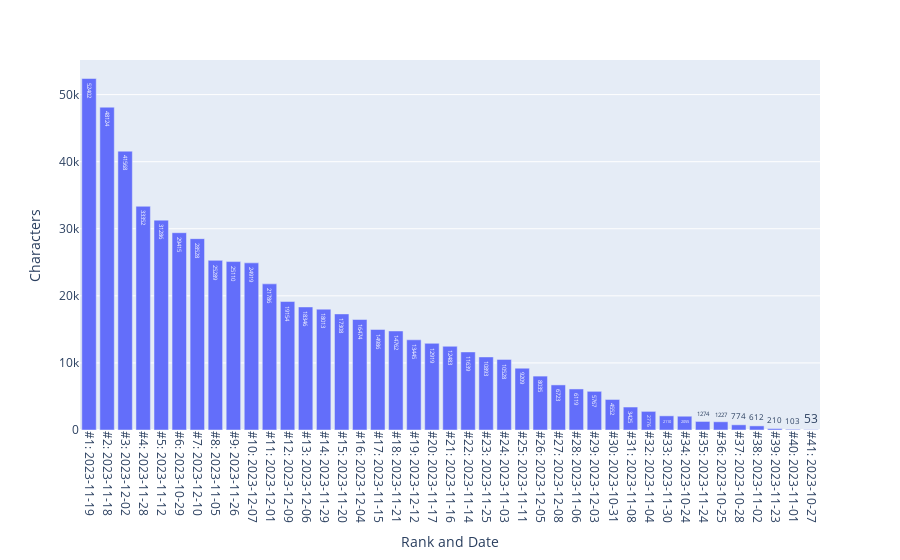

Notebook code cell kept with this figure:
### Code cell
fig_top_dates_by_characters = px.bar(df_top_dates_by_characters, 
x = 'Rank and Date', y = 'Characters', text = 'Characters')
fig_top_dates_by_characters.update_xaxes(tickangle = 90)
fig_top_dates_by_characters.write_html('Analyses/top_dates_by_characters.html')
fig_top_dates_by_characters.write_image(
    'Analyses/top_dates_by_characters.png', 
    width = 1920, height = 1080, engine = 'kaleido', scale = 2)
fig_top_dates_by_characters

### Figure 1 — Plotly figure (JSON) as saved in the notebook; plotly's stock layout.template omitted (floating-point values rounded to 4 significant figures)
{"data": [{"alignmentgroup": "True", "hovertemplate": "Rank and Date=%{x}<br>Characters=%{text}<extra></extra>", "legendgroup": "", "marker": {"color": "#636efa", "pattern": {"shape": ""}}, "name": "", "offsetgroup": "", "orientation": "v", "showlegend": false, "text": [52402, 48124, 41568, 33352, 31286, 29415, 28528, 25289, 25110, 24919, 21786, 19154, 18346, 18013, 17308, 16474, 14986, 14762, 13445, 12919, 12483, 11639, 10893, 10528, 9209, 8035, 6723, 6119, 5767, 4552, 3425, 2776, 2110, 2055, 1274, 1227, 774, 612, 210, 103, 53], "textposition": "auto", "type": "bar", "x": ["#1: 2023-11-19", "#2: 2023-11-18", "#3: 2023-12-02", "#4: 2023-11-28", "#5: 2023-11-12", "#6: 2023-10-29", "#7: 2023-12-10", "#8: 2023-11-05", "#9: 2023-11-26", "#10: 2023-12-07", "#11: 2023-12-01", "#12: 2023-12-09", "#13: 2023-12-06", "#14: 2023-11-29", "#15: 2023-11-20", "#16: 2023-12-04", "#17: 2023-11-15", "#18: 2023-11-21", "#19: 2023-12-12", "#20: 2023-11-17", "#21: 2023-11-16", "#22: 2023-11-14", "#23: 2023-11-25", "#24: 2023-11-03", "#25: 2023-11-11", "#26: 2023-12-05", "#27: 2023-12-08", "#28: 2023-11-06", "#29: 2023-12-03", "#30: 2023-10-31", "#31: 2023-11-08", "#32: 2023-11-04", "#33: 2023-11-30", "#34: 2023-10-24", "#35: 2023-11-24", "#36: 2023-10-25", "#37: 2023-10-28", "#38: 2023-11-02", "#39: 2023-11-23", "#40: 2023-11-01", "#41: 2023-10-27"], "xaxis": "x", "y": [52402, 48124, 41568, 33352, 31286, 29415, 28528, 25289, 25110, 24919, 21786, 19154, 18346, 18013, 17308, 16474, 14986, 14762, 13445, 12919, 12483, 11639, 10893, 10528, 9209, 8035, 6723, 6119, 5767, 4552, 3425, 2776, 2110, 2055, 1274, 1227, 774, 612, 210, 103, 53], "yaxis": "y"}], "layout": {"barmode": "relative", "legend": {"tracegroupgap": 0}, "margin": {"t": 60}, "xaxis": {"anchor": "y", "domain": [0, 1], "tickangle": 90, "title": {"text": "Rank and Date"}}, "yaxis": {"anchor": "x", "domain": [0, 1], "title": {"text": "Characters"}}}}
